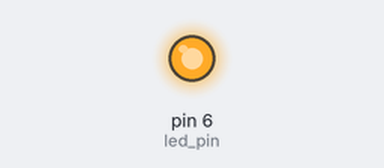
The sketch below on a simulated Arduino Uno, built with avr-gcc and run on an emulated ATmega328P. Parts: output pins drawn as LEDs (lit = HIGH).

Above: at 1.5 s.
At 4.5 s:
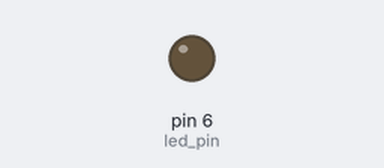
Timing chart, 0 to 7.8 s (numbered marks = the images above):
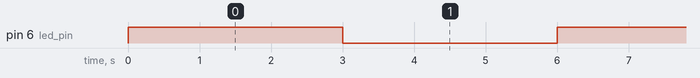

The sketch:

primer_intento.ino
```cpp
//initializing LED
int led_pin = 6;

void setup() {
  //Declaring LED pin as output
  pinMode(led_pin, OUTPUT);
}

void loop() {
  // Enciende el LED
  digitalWrite(led_pin, HIGH); // Enciende el LED
  delay(3000); // Espera 3 segundos

  // Apaga el LED
  digitalWrite(led_pin, LOW); // Apaga el LED
  delay(3000); // Espera 3 segundos
}
```

Measured:
- by itself, pin 6 (led_pin): alternates HIGH for 3.0 s and LOW for 3.0 s
